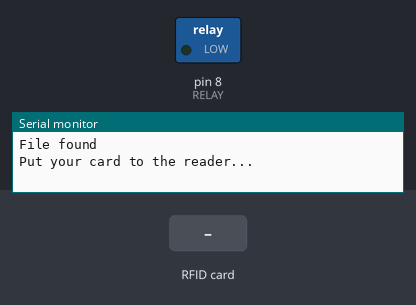
A sketch run on a simulated Arduino Uno, built with avr-gcc and run on an emulated ATmega328P. On the bench: switched loads named in the sketch (green lamp = pin HIGH), the last lines printed to the serial monitor. The test bench sets the inputs (shaded band). Storage starts empty; pins used as bus, display or sensor lines are not drawn.

Above: at 1.2 s.
1.3 s: RFID card 70 82 7A 89 held to the reader
At 2.2 s:
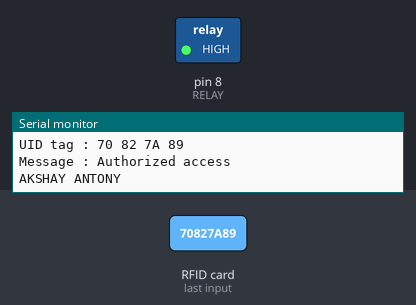
Timing chart, 0 to 7.8 s (numbered marks = the images above; inputs shaded):
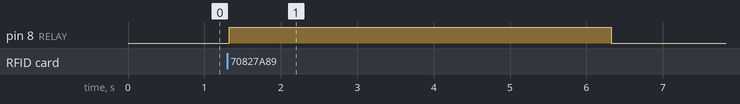

Measured:
- after the input at 1.3 s, pin 8 (RELAY): LOW → HIGH at once, → LOW 5.0 s later

The sketch:

RFID_lock.ino
```cpp
// libraries used
#include <SPI.h>
#include <MFRC522.h>
#include <SD.h>

//pins & attribute values
#define RELAY 8
#define SS_PIN 10 // RFID
#define RST_PIN 9 // RFID
#define CS_SD 4   // SD card
#define ACCESS_DELAY 5000 // time the door should be opened for
#define DELAY 5000
#define members 3 // enter number of people who has access

// User Tag Id and User name
const char* verified_rfid[] =
{
"70 82 7A 89",
"1B 6F B3 73",
"14 8F CE 33",
"54 43 C3 33"
} ;// Enter UID of the cards that need the access to the room
const char* employ[]=
{
"AKSHAY ANTONY",
"NIVED K",
"HARIKRISHNAN M",
"ARYAN ATHUL"
};

MFRC522 mfrc522(SS_PIN, RST_PIN);

void setup()
{
  pinMode(RELAY, OUTPUT);
  Serial.begin(9600);
  SPI.begin();
  mfrc522.PCD_Init();
  digitalWrite(RELAY, LOW);
  Initialize_SDcard();
  Serial.println("Put your card to the reader...");
  Serial.println();
}
void loop()
{
  // Look for new card on the RFID reader
  if ( ! mfrc522.PICC_IsNewCardPresent())
    {
     return;
    }
  // Select one of the cards
  if ( ! mfrc522.PICC_ReadCardSerial())
    {
     return;
    }
  //Show UID on serial monitor
  Serial.print("UID tag :");
  String content= "";
  byte letter;
  bool foundTag = false;
  for (byte i = 0; i < mfrc522.uid.size; i++)
    {
      Serial.print(mfrc522.uid.uidByte[i] < 0x10 ? " 0" : " ");
      Serial.print(mfrc522.uid.uidByte[i], HEX);
      content.concat(String(mfrc522.uid.uidByte[i] < 0x10 ? " 0" : " "));
      content.concat(String(mfrc522.uid.uidByte[i], HEX));
    }
  Serial.println();
  Serial.print("Message : ");
  content.toUpperCase();
  File data = SD.open("Attendance.txt", FILE_WRITE);

  for(int j = 0;j < members ;j++)
    {
      if (content.substring(1) == verified_rfid[j])
        {
          Serial.println("Authorized access");
          Serial.println(employ[j]);
          foundTag = true;
          if (data)
          {
             data.println("");
             data.print("Authorized access"); //Stores access status on SD card
             data.print(","); //Move to next column using a ","
             data.print(verified_rfid[j]); //Store user id on SD card
             data.print(","); //Move to next column using a ","
             data.print(employ[j]); //Store date on SD card
             data.print(","); //Move to next column using a ","
             data.close();
           }
          else
           {
             Serial.println("OOPS!! SD card writing failed");
           }
          digitalWrite(RELAY, HIGH);
          delay(ACCESS_DELAY);
          digitalWrite(RELAY, LOW);
          delay(DELAY);
        }}
      if (!foundTag)
          {
            Serial.println(" Access denied");
            Serial.println("Unauthorized User");
            if (data)
          {
             data.println("");
             data.print("Unauthorized access"); //Stores access status on SD card
             data.print(","); //Move to next column using a ","
             data.print(content.substring(1)); //Store user id on SD card
             data.print(","); //Move to next column using a ","
             data.print("Unknown User"); //Store date on SD card
             data.print(","); //Move to next column using a ","
             data.close();
           }
          else
           {
             Serial.println("OOPS!! SD card writing failed");
           }
            delay(DELAY);
          }

}

void Initialize_SDcard()
{
  // see if the card is present and can be initialized:
  if (!SD.begin(CS_SD))
  {
    Serial.println("Card failed, or not present");
    return;
  }
  File dataFile = SD.open("Attendance.txt", FILE_WRITE);
  if (dataFile)
  {
    dataFile.println("Access,Tag_id,Name"); //Write the first row of the excel file
    Serial.println("File found");
    dataFile.close();
  }
}
```
